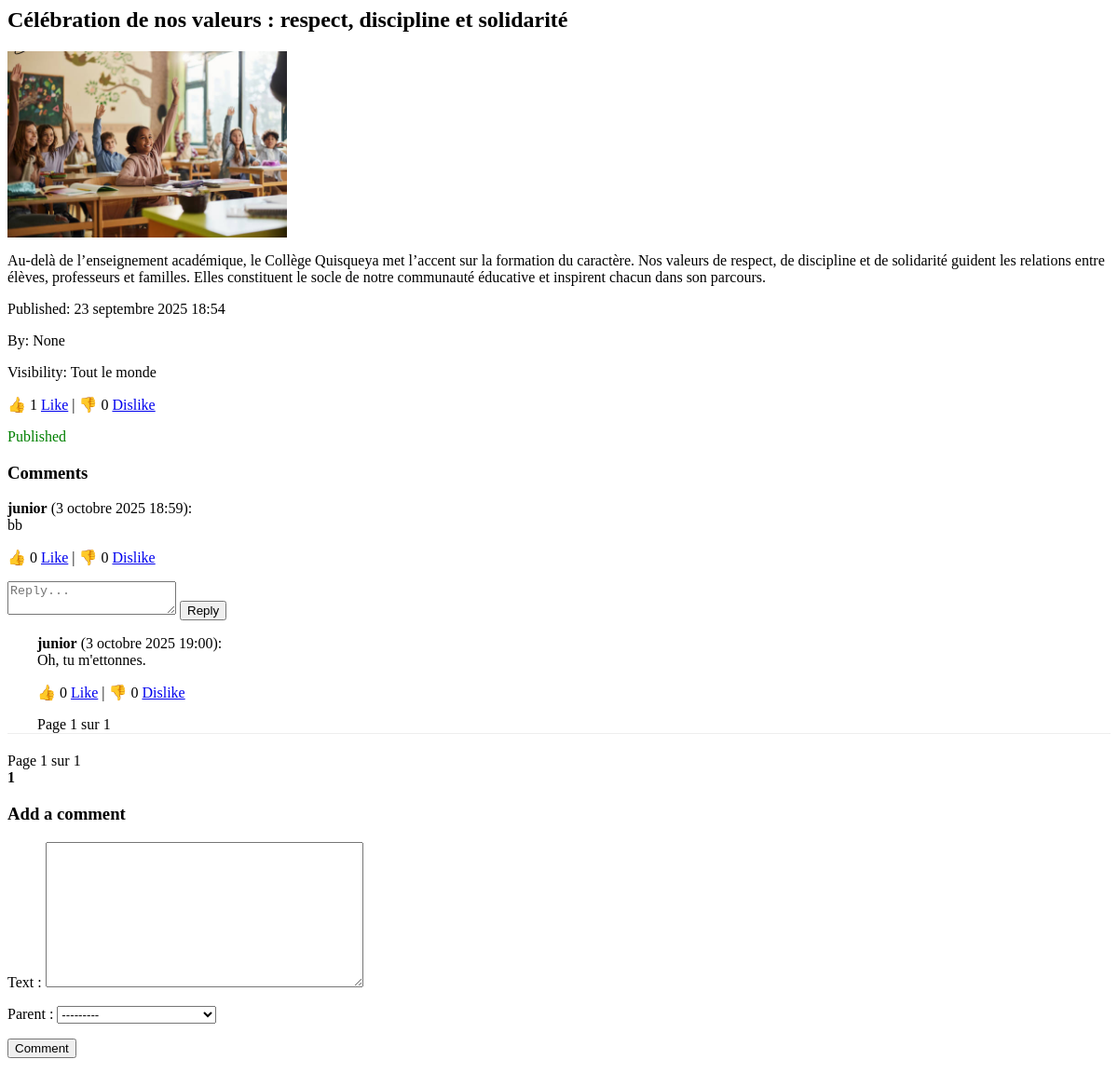
The page /blog/article/3/ on the database as committed earlier.
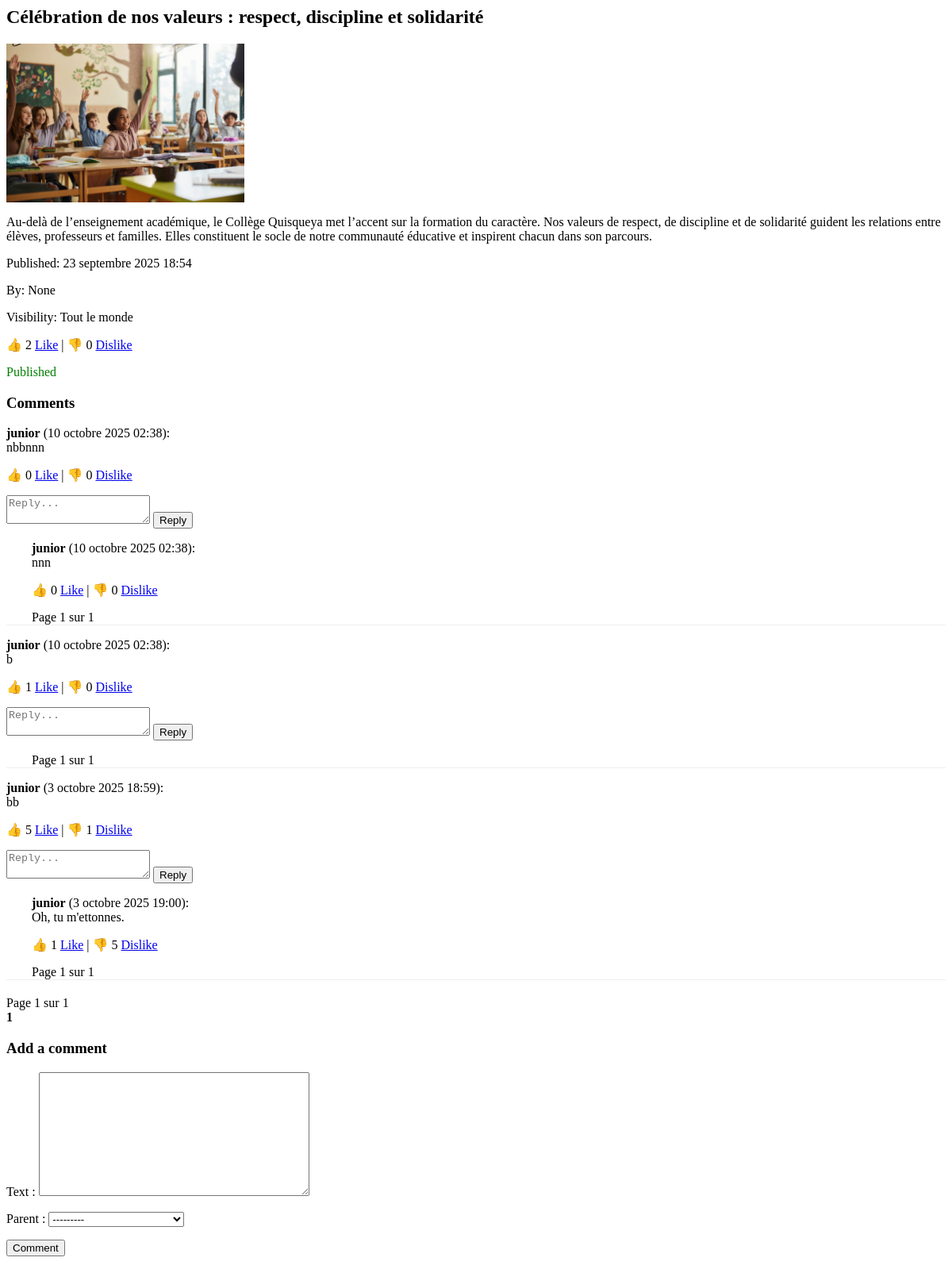
The same page on the database as committed later.
### blog/models.py (models this page shows, shortened)
class Article(models.Model):
    VISIBILITY_CHOICES = [
        ("all", "Tout le monde"),            # visiteurs inclus
        ("students", "Étudiants"),
        ("professors", "Professeurs"),
        ("employees", "Employés"),
        ("alumni", "Alumni"),
        ("custom", "Groupe personnalisé"),  # ex: combiner certains rôles
    ]
    CATEGORY_CHOICES = [
    ("politique", "Politique"),
    ("genie", "Génie"),
    ("sport", "Sport"),
    ("education", "Éducation"),
    ("technologie", "Technologie"),
    ("metier", "Métier professionnel"),
    ("divertissement", "Divertissement"),
    ("economie", "Économie"),
    ("environnement", "Environnement"),
    ("sante", "Santé"),
    ("societe", "Société"),
    ("culture", "Culture"),
    ("religion", "Religion & Spiritualité"),
    ("histoire", "Histoire"),
    ("sciences", "Sciences"),
    ("innovation", "Innovation"),
    ("ia", "Intelligence Artificielle"),
    ("startups", "Startups"),
    ("developpement", "Développement personnel"),
    ("entrepreneuriat", "Entrepreneuriat"),
    ("carriere", "Carrière & Emploi"),
    ("leadership", "Leadership"),
    ("voyage", "Voyage & Tourisme"),
    ("gastronomie", "Gastronomie"),
    ("mode", "Mode & Style"),
    ("musique", "Musique"),
    ("cinema", "Cinéma & Séries"),
    ("jeuxvideo", "Jeux vidéo"),
    ]
    category = models.CharField(
        max_length=30,
        choices=CATEGORY_CHOICES,
        default="divertissement",   # ou bien blank=True, null=True si tu veux laisser vide
        verbose_name="Catégorie"
    )
    title = models.CharField(max_length=200)
    image = models.ImageField(
        upload_to="blog_images/",
        validators=[validate_image_size]
    )
    description = models.TextField()
    date_published = models.DateTimeField(auto_now_add=True)
    is_published = models.BooleanField(default=True)
    visibility = models.CharField(
        max_length=20,
        choices=VISIBILITY_CHOICES,
        default="all"
    )
    author = models.ForeignKey(
        User,
        on_delete=models.SET_NULL,
        null=True,
        blank=True
    )
    tags = models.ManyToManyField(Tag, related_name="articles", blank=True)
    @property
    def likes_count(self):
        return self.reactions.filter(reaction_type=Reaction.LIKE).count()
    @property
    def dislikes_count(self):
        return self.reactions.filter(reaction_type=Reaction.DISLIKE).count()

class Comment(models.Model):
    article = models.ForeignKey(
        Article,
        on_delete=models.CASCADE,
        related_name="comments"
    )
    user = models.ForeignKey(User, on_delete=models.CASCADE)
    parent = models.ForeignKey(
        "self",
        null=True,
        blank=True,
        on_delete=models.CASCADE,
        related_name="replies"
    )
    text = models.TextField()
    date_posted = models.DateTimeField(auto_now_add=True)
    def __str__(self):
        return f"{self.user.username}: {self.text[:30]}"
    @property
    def likes_count(self):
        return self.reactions.filter(reaction_type=Reaction.LIKE).count()
    @property
    def dislikes_count(self):
        return self.reactions.filter(reaction_type=Reaction.DISLIKE).count()

### accounts/models.py (models this page shows, shortened)
class User(AbstractUser):
    photo = models.ImageField(
        upload_to="profiles/",
        blank=True,
        null=True,
        verbose_name="Photo de profil"
    )
    email = models.EmailField(
        unique=True,
        blank=False,
        null=False,
        verbose_name="Adresse email"
    )
    phone = models.CharField(
        max_length=20,
        blank=True,
        null=True,
        verbose_name="Téléphone"
    )
    SEXE_CHOICES = [
        ('homme', 'Homme'),
        ('femme', 'Femme'),
    ]
    sexe = models.CharField(
        max_length=10,
        choices=SEXE_CHOICES,
        blank=True,   # pour ne pas casser les anciens comptes
        null=True,
        verbose_name="Sexe"
    )
    ROLE_CHOICES = [
        ('admin', 'Admin'),
        ('prof', 'Professeur'),
        ('student', 'Étudiant'),
        ('employee', 'Employé'),
        ('alumni_student', 'Ancien Étudiant'),
        ('alumni_prof', 'Ancien Professeur'),
        ('alumni_employee', 'Ancien Employé'),
        ('abonne', 'Abonné(e)'),
    ]
    role = models.CharField(
        max_length=20,
        choices=ROLE_CHOICES,
        default='abonne'
    )

### blog/views.py (the view)
# urls.py: path("article/<int:pk>/", views.article_detail, name="blog_article_detail"),
def article_detail(request, pk):
    article = get_object_or_404(Article, pk=pk)
    comments_list = Comment.objects.filter(article=article, parent__isnull=True).order_by("-date_posted")
    paginator = Paginator(comments_list, 5)  # 5 commentaires par page
    page_number = request.GET.get("page")
    comments = paginator.get_page(page_number)
    replies_paginated = {}
    for comment in comments:
        replies_list = comment.replies.all().order_by("date_posted")
        reply_paginator = Paginator(replies_list, 3)  # 3 réponses par page
        reply_page_number = request.GET.get("reply_page")
        comment_id = request.GET.get("comment")
        if comment_id and int(comment_id) == comment.id:
            replies_paginated[comment.pk] = reply_paginator.get_page(reply_page_number)
        else:
            replies_paginated[comment.pk] = reply_paginator.get_page(1)
    if request.method == "POST":
        form = CommentForm(request.POST)
        if form.is_valid():
            parent_id = request.POST.get("parent")
            parent = Comment.objects.filter(id=parent_id).first() if parent_id else None
            new_comment = form.save(commit=False)
            new_comment.article = article
            new_comment.user = request.user
            new_comment.parent = parent
            new_comment.save()
            return redirect("blog_article_detail", pk=article.pk)
    else:
        form = CommentForm()
    return render(request, "blog/article_detail.html", {
        "article": article,
        "comments": comments,
        "comment_form": form,
        "replies_paginated": replies_paginated,
    })

### blog/forms.py
class CommentForm(forms.ModelForm):
    class Meta:
        model = Comment
        fields = ("text", "parent")

### blog/templatetags/blog_filters.py (called while the page is built)
@register.filter
def get_item(dictionary, key):
    return dictionary.get(key)

### communication/views.py (called while the page is built)
def unread_count(request):
    if request.user.is_authenticated:
        count = request.user.received_messages.exclude(read_by=request.user).count()
        return {"unread_count": count}
    return {"unread_count": 0}

### core/utils/current.py (called while the page is built)
def set_current_user(user):
    _local.user = user

def clear_current_user():
    if hasattr(_local, "user"):
        delattr(_local, "user")

def set_current_academic_year(ay):
    _local.academic_year = ay

def clear_current_academic_year():
    if hasattr(_local, "academic_year"):
        delattr(_local, "academic_year")

### blog/templates/blog/article_detail.html (shortened to what this page needs)
{% load blog_filters %}
<h2>{{ article.title }}</h2>
<img src="{{ article.image.url }}" alt="Image" style="max-width:300px;">
<p>{{ article.description }}</p>
<p>Published: {{ article.date_published }}</p>
<p>By: {{ article.author }}</p>
<p>Visibility: {{ article.get_visibility_display }}</p>
<p>
    👍 {{ article.likes_count }}
    <a href="{% url 'blog_article_reaction' article.pk 'like' %}">Like</a>
    |
    👎 {{ article.dislikes_count }}
    <a href="{% url 'blog_article_reaction' article.pk 'dislike' %}">Dislike</a>
</p>
{% if article.is_published %}
    <span style="color:green;">Published</span>
{% else %}
    <span style="color:red;">Not published</span>
{% endif %}
<h3>Comments</h3>
{% for comment in comments %}
    <div style="margin-bottom: 1em; border-bottom:1px solid #eee;">
        <strong>{{ comment.user.username }}</strong> ({{ comment.date_posted }}):<br>
        {{ comment.text }}
        <p>
            👍 {{ comment.likes_count }}
            <a href="{% url 'blog_comment_reaction' comment.pk 'like' %}">Like</a>
            |
            👎 {{ comment.dislikes_count }}
            <a href="{% url 'blog_comment_reaction' comment.pk 'dislike' %}">Dislike</a>
        </p>
        <form method="post" action="{% url 'blog_add_comment' article.pk %}">
            <textarea name="text" placeholder="Reply..."></textarea>
            <button type="submit">Reply</button>
        </form>
        {% with replies=replies_paginated|get_item:comment.pk %}
            {% for reply in replies %}
                <div style="margin-left: 2em;">
                    <strong>{{ reply.user.username }}</strong> ({{ reply.date_posted }}):<br>
                    {{ reply.text }}
                    <p>
                        👍 {{ reply.likes_count }}
                        <a href="{% url 'blog_comment_reaction' reply.pk 'like' %}">Like</a>
                        |
                        👎 {{ reply.dislikes_count }}
                        <a href="{% url 'blog_comment_reaction' reply.pk 'dislike' %}">Dislike</a>
                    </p>
                </div>
            {% endfor %}
            <div style="margin-left: 2em; margin-top:10px;">
                Page {{ replies.number }} sur {{ replies.paginator.num_pages }}
            </div>
        {% endwith %}
    </div>
{% endfor %}
<div style="margin-top:20px;">
    <span>
        Page {{ comments.number }} sur {{ comments.paginator.num_pages }}
    </span>
    <div>
        {% for num in comments.paginator.page_range %}
            {% if comments.number == num %}
                <strong>{{ num }}</strong>
            {% elif num > comments.number|add:"-3" and num < comments.number|add:"3" %}
                <a href="?page={{ num }}">{{ num }}</a>
            {% endif %}
        {% endfor %}
    </div>
</div>
<h3>Add a comment</h3>
<form method="post" action="{% url 'blog_add_comment' article.pk %}">
    {{ comment_form.as_p }}
    <button type="submit">Comment</button>
</form>

Rows that differ between the two databases and show on the page:
computed for Article "Célébration de nos valeurs : respect, discipline et solidarité": likes_count "1" → "2"
added Comment: user.username "junior", date_posted "10 octobre 2025 02:38", text "nbbnnn", likes_count "0", dislikes_count "0", number "1", paginator.num_pages "1", shown under "Comments"
added Comment: user.username "junior", date_posted "10 octobre 2025 02:38", text "nnn", likes_count "0", dislikes_count "0", parent "---------"
added Comment: user.username "junior", date_posted "10 octobre 2025 02:38", text "b", likes_count "1", dislikes_count "0", number "1", paginator.num_pages "1", shown under "Comments"
computed for Comment "3 octobre 2025 18:59": likes_count "0" → "5"; dislikes_count "0" → "1"
computed for Comment "3 octobre 2025 19:00": likes_count "0" → "1"; dislikes_count "0" → "5"
